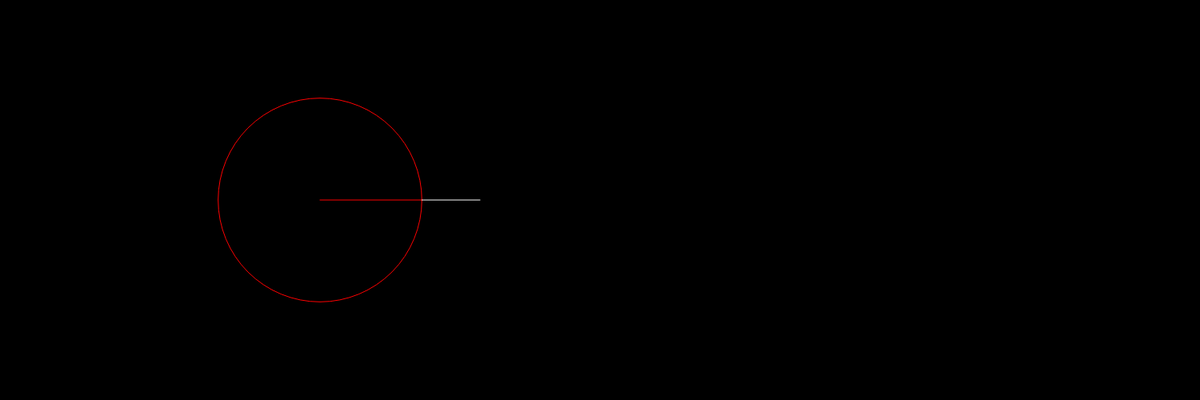
Frame 1 (no input)
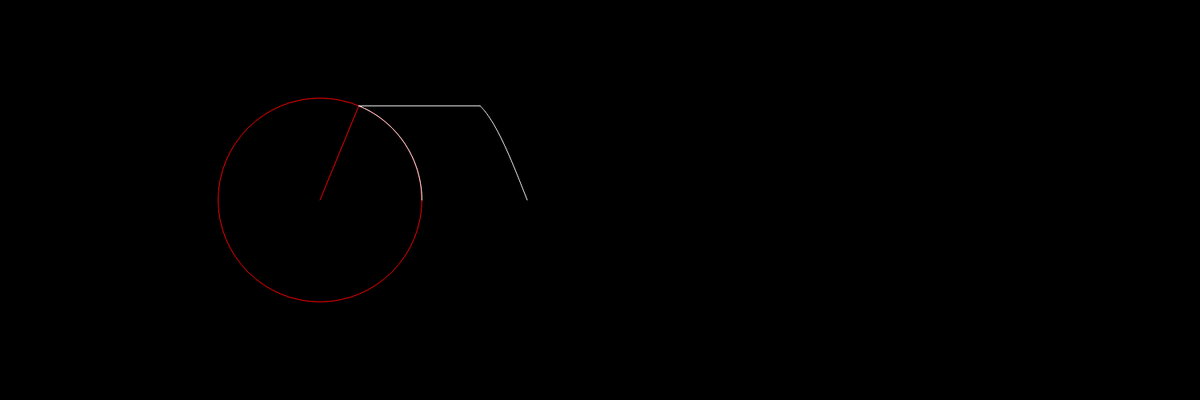
Frame 60 (no input)
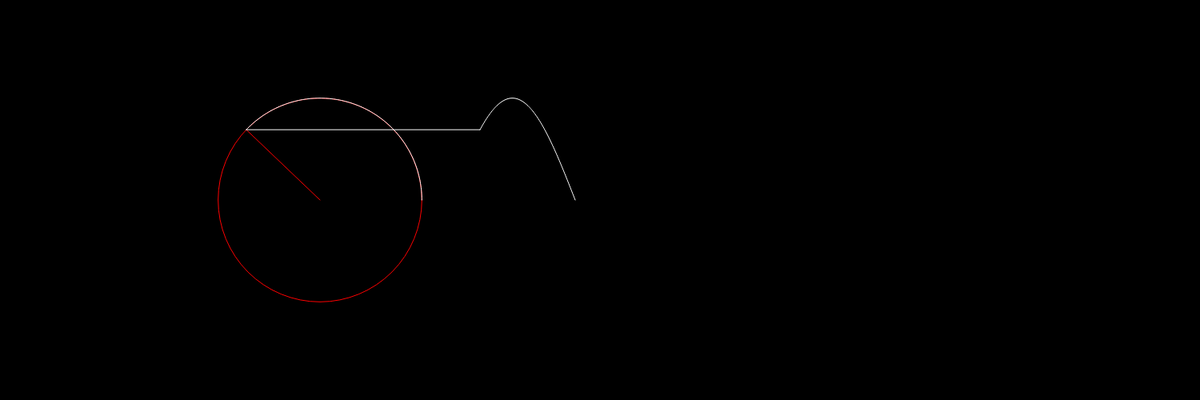
Frame 120 (the mouse pressed at the canvas centre since frame 60)

The p5.js sketch that drew these frames (run headless with seeded random() and noise() and a simulated clock; from frame 60 on, the mouse is pressed at the canvas centre):

// p5.js sketch
// ── sketch.js
let time = 0;
let radius = 100;
let wave = [];
let slider;
let selector;
let drawing = [];

function setup() {
  createCanvas(1500,500);
  slider = createSlider(1, 20, 1);
  slider.changed(waveChanged);
  selector = createSelect();
  selector.option('Square');
  selector.option('Sawtooth');
  selector.option('Triangle');
  selector.changed(waveChanged);
  colorMode(HSB);
}

function waveChanged() {
  time = 0;
  wave = [];
  drawing = [];
}

function draw() {
  background(0);
  translate(radius*4, height/2);
  
  let x = 0;
  let y = 0;

  for (let i = 0; i < slider.value(); i++) {
    prevx = x;
    prevy = y;

    let n = 0;
    let r = 0;

    switch (selector.value()) {
      case 'Square':
        n = i * 2 + 1;
        r = radius * (4 / (n * PI))
        break;
      case 'Sawtooth':
        n = i+1;
        r = radius * (2 / (n * pow(-1,n) * PI))
        break;
      case 'Triangle':
        n = i * 2 + 1;
        r = radius * ((8 * pow(-1,(n-1)/2)) / (pow(PI,2) * pow(n,2)));
        break;
      default:
        break;
    }

    x += r * cos(n*time);
    y += r * sin(n*time);

    stroke(i*(360/slider.value()),100,100);
    line(prevx,prevy,x,y);

    noFill();
    ellipse(prevx, prevy, 2 * r);
  }

  wave.unshift(y);
  if (wave.length > 1000) {
    wave.pop()
  }

  stroke(255);
  noFill()
  beginShape()
  for (let i = 0; i < wave.length; i++) {
    vertex(i+radius+100,wave[i]);
  }
  endShape()

  drawing.push([x,y]);

  stroke(255);
  noFill()
  beginShape()
  drawing.forEach(el => {
    vertex(el[0],el[1]);
  });
  endShape()
  
  stroke(255);
  line(x,y,radius+100,wave[0]);

  time -= 0.02;
}
